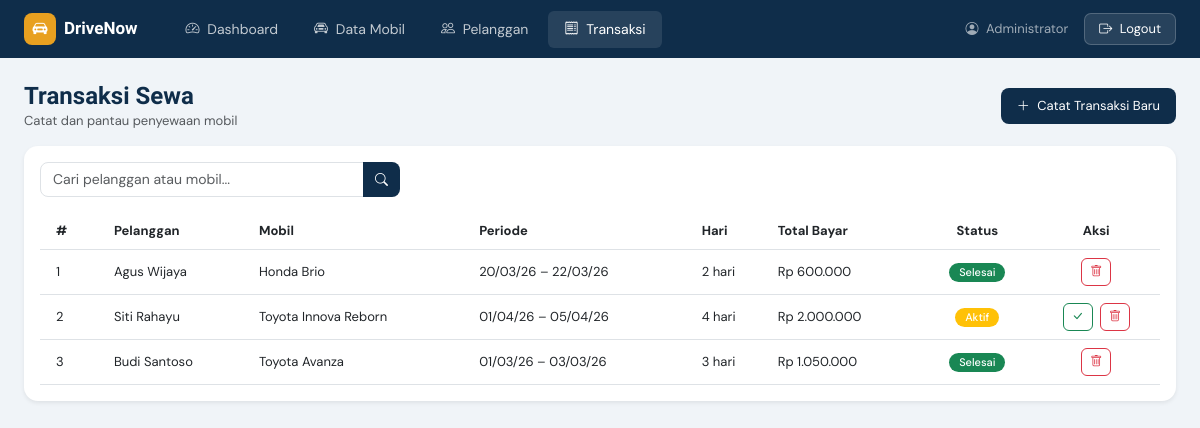
Page /transaksi.php (signed in) on the committed database.
### tables this page shows
CREATE TABLE transaksi (
    id INT AUTO_INCREMENT PRIMARY KEY,
    id_pelanggan INT NOT NULL,
    id_mobil INT NOT NULL,
    tgl_mulai DATE NOT NULL,
    tgl_selesai DATE NOT NULL,
    total_hari INT NOT NULL,
    total_bayar INT NOT NULL,
    status ENUM('aktif', 'selesai', 'dibatalkan') DEFAULT 'aktif',
    created_at TIMESTAMP DEFAULT CURRENT_TIMESTAMP,
    FOREIGN KEY (id_pelanggan) REFERENCES pelanggan(id) ON DELETE CASCADE,
    FOREIGN KEY (id_mobil) REFERENCES mobil(id) ON DELETE CASCADE
);

CREATE TABLE pelanggan (
    id INT AUTO_INCREMENT PRIMARY KEY,
    nama VARCHAR(100) NOT NULL,
    no_ktp VARCHAR(20) NOT NULL UNIQUE,
    no_hp VARCHAR(15) NOT NULL,
    alamat TEXT,
    created_at TIMESTAMP DEFAULT CURRENT_TIMESTAMP
);

CREATE TABLE mobil (
    id INT AUTO_INCREMENT PRIMARY KEY,
    nama_mobil VARCHAR(100) NOT NULL,
    merek VARCHAR(50) NOT NULL,
    tahun INT NOT NULL,
    warna VARCHAR(30),
    plat_nomor VARCHAR(20) NOT NULL UNIQUE,
    harga_sewa INT NOT NULL COMMENT 'Harga per hari dalam rupiah',
    status ENUM('tersedia', 'disewa', 'perawatan') DEFAULT 'tersedia',
    created_at TIMESTAMP DEFAULT CURRENT_TIMESTAMP
);

### config.php (called while the page is built, shortened)
<?php
function rupiah($angka) {
    return 'Rp ' . number_format($angka, 0, ',', '.');
}
?>

### transaksi.php (the view, shortened to what this page needs)
<?php
require_once 'config.php';
$search = trim($_GET['q'] ?? '');
$sql = "SELECT t.*, p.nama AS nama_pelanggan, m.nama_mobil, m.merek
        FROM transaksi t
        JOIN pelanggan p ON t.id_pelanggan=p.id
        JOIN mobil m ON t.id_mobil=m.id";
$sql .= " ORDER BY t.id DESC";
$list = $conn->query($sql);
?>
<!DOCTYPE html>
<html lang="id">
<head>
<link href="https://cdn.jsdelivr.net/npm/bootstrap@5.3.0/dist/css/bootstrap.min.css" rel="stylesheet">
<link href="https://cdn.jsdelivr.net/npm/bootstrap-icons@1.11.0/font/bootstrap-icons.css" rel="stylesheet">
</head>
<body>
<?php require_once 'includes/navbar.php'; ?>
<div class="container-fluid px-4 py-4">
  <div class="d-flex justify-content-between align-items-center mb-3">
    <div>
      <h4 class="page-title mb-0">Transaksi Sewa</h4>
      <p class="text-muted mb-0" style="font-size:13px;">Catat dan pantau penyewaan mobil</p>
    </div>
    <a href="transaksi.php?mode=tambah" class="btn btn-primary-custom px-3 py-2">
      <i class="bi bi-plus-lg me-1"></i> Catat Transaksi Baru
    </a>
  </div>
  <div class="card card-main shadow-sm">
    <div class="card-body p-3">
      <form method="GET" class="mb-3">
        <div class="input-group" style="max-width:360px;">
          <input type="text" name="q" class="form-control" placeholder="Cari pelanggan atau mobil..." value="<?= htmlspecialchars($search) ?>" style="border-radius:8px 0 0 8px;">
          <button class="btn btn-primary-custom" type="submit" style="border-radius:0 8px 8px 0;"><i class="bi bi-search"></i></button>
        </div>
      </form>
      <div class="table-responsive">
        <table class="table table-hover align-middle mb-0" style="font-size:13px;">
          <thead class="tbl-head">
            <tr>
              <th class="py-2 px-3">#</th>
              <th>Pelanggan</th>
              <th>Mobil</th>
              <th>Periode</th>
              <th>Hari</th>
              <th>Total Bayar</th>
              <th class="text-center">Status</th>
              <th class="text-center">Aksi</th>
            </tr>
          </thead>
          <tbody>
          <?php $no=1; while ($row = $list->fetch_assoc()): ?>
            <tr>
              <td class="px-3"><?= $no++ ?></td>
              <td><?= htmlspecialchars($row['nama_pelanggan']) ?></td>
              <td><?= htmlspecialchars($row['merek'].' '.$row['nama_mobil']) ?></td>
              <td><?= date('d/m/y', strtotime($row['tgl_mulai'])) ?> – <?= date('d/m/y', strtotime($row['tgl_selesai'])) ?></td>
              <td><?= $row['total_hari'] ?> hari</td>
              <td><?= rupiah($row['total_bayar']) ?></td>
              <td class="text-center">
                <?php $badge=['aktif'=>'warning','selesai'=>'success','dibatalkan'=>'danger']; ?>
                <span class="badge badge-status bg-<?= $badge[$row['status']]??'secondary' ?>"><?= ucfirst($row['status']) ?></span>
              </td>
              <td class="text-center" style="white-space:nowrap;">
                <?php if ($row['status'] === 'aktif'): ?>
                <a href="transaksi.php?mode=selesai&id=<?= $row['id'] ?>"
                   class="btn btn-sm btn-outline-success me-1" style="border-radius:6px;font-size:12px;"
                   onclick="return confirm('Tandai transaksi ini selesai?')" title="Selesaikan">
                  <i class="bi bi-check-lg"></i>
                </a>
                <?php endif; ?>
                <a href="transaksi.php?mode=hapus&id=<?= $row['id'] ?>"
                   class="btn btn-sm btn-outline-danger" style="border-radius:6px;font-size:12px;"
                   onclick="return confirm('Hapus transaksi ini?')" title="Hapus">
                  <i class="bi bi-trash"></i>
                </a>
              </td>
            </tr>
          <?php endwhile; ?>
          </tbody>
        </table>
      </div>
    </div>
  </div>
</div>
</body>
</html>

### transaksi.php (style rules this page uses)
body { font-family:'DM Sans',sans-serif; background:#f0f4f8; }
.page-title { font-family:'Sora',sans-serif; font-weight:700; color:#0f2d4a; }
.card-main { border-radius:14px; border:none; }
.tbl-head { background:#0f2d4a; color:#fff; font-size:13px; }
.btn-primary-custom { background:#0f2d4a; color:#fff; border:none; border-radius:8px; font-size:13px; }
.form-control, .form-select { border-radius:8px; font-size:14px; }
.badge-status { font-size:11px; padding:4px 10px; border-radius:20px; font-weight:500; }

### rows in the picture
transaksi: id_pelanggan.nama "Agus Wijaya", id_mobil.nama_mobil "Honda Brio", tgl_mulai "20/03/26", tgl_selesai "22/03/26", total_hari "2", total_bayar "Rp 600.000", status "Selesai"
transaksi: id_pelanggan.nama "Siti Rahayu", id_mobil.nama_mobil "Toyota Innova Reborn", tgl_mulai "01/04/26", tgl_selesai "05/04/26", total_hari "4", total_bayar "Rp 2.000.000", status "Aktif"
transaksi: id_pelanggan.nama "Budi Santoso", id_mobil.nama_mobil "Toyota Avanza", tgl_mulai "01/03/26", tgl_selesai "03/03/26", total_hari "3", total_bayar "Rp 1.050.000", status "Selesai"

### other values in the picture
$_SESSION['nama_lengkap'] "Administrator"
